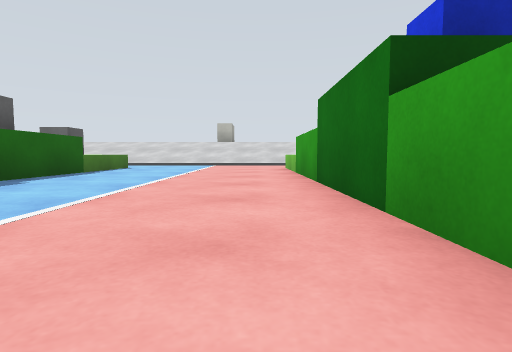
view 1 (above)

22 first-person views from a walk through a Gazebo world. The camera is 0.2 m above the floor, tilts 4° down and sees 80° across. The floor is counted in squares, 0.5 m on a side. Each view is taken from the middle of a square. On the plan, view 1 faces up. The plan holds only what a view shows up to about 9 squares ahead; the rest is blank. The place goes on beyond the plan. Robots are left out.

view 2
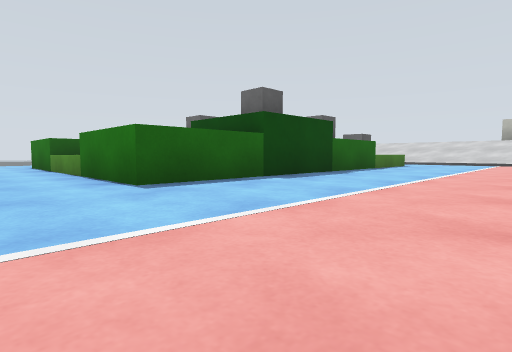

view 3
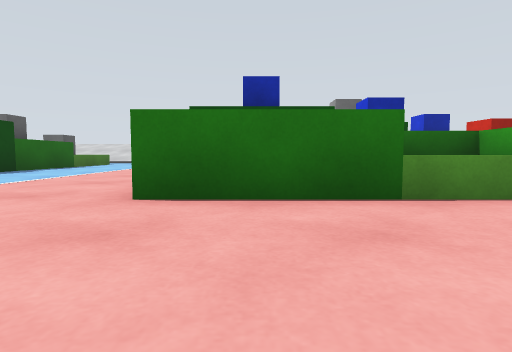

view 4
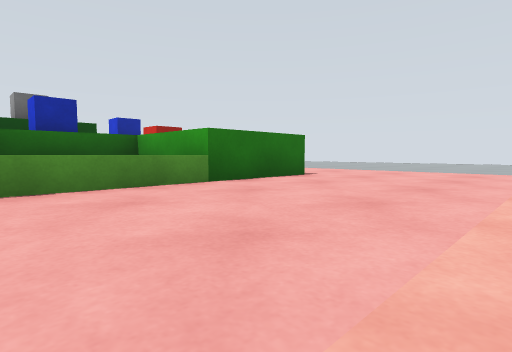

view 5
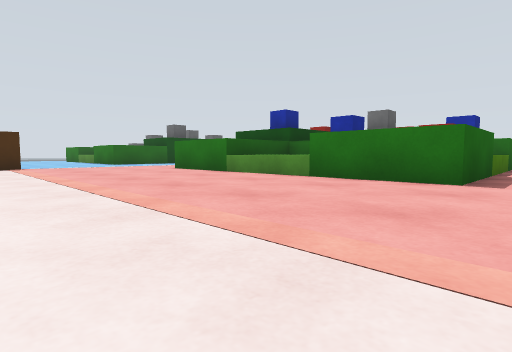

view 6
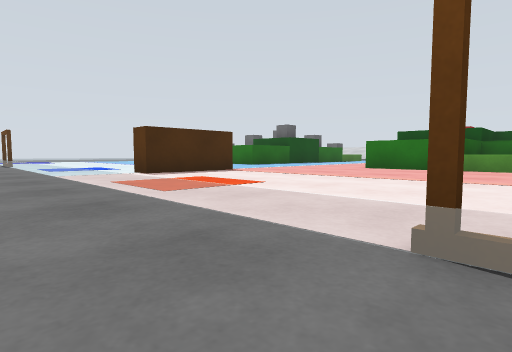

view 7
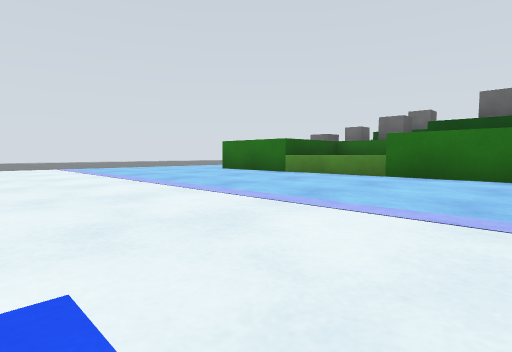

view 8
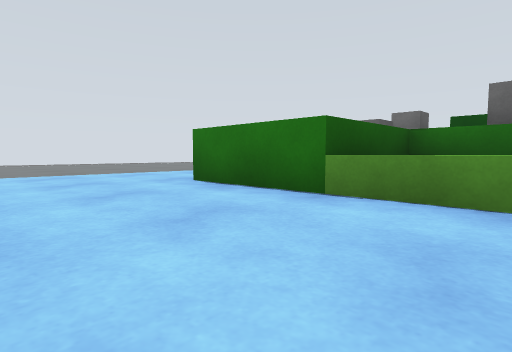

view 9
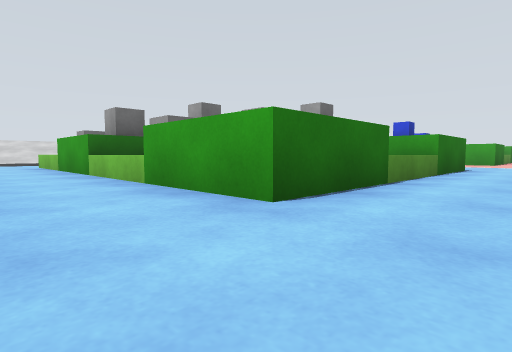

view 10
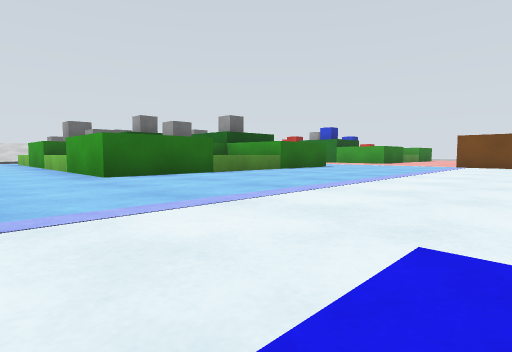

view 11
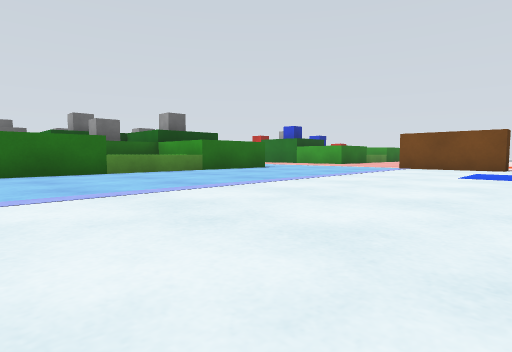

view 12
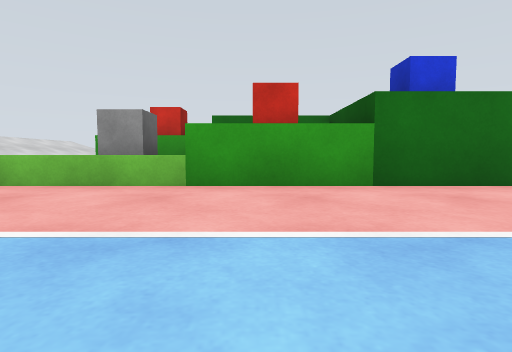

view 13
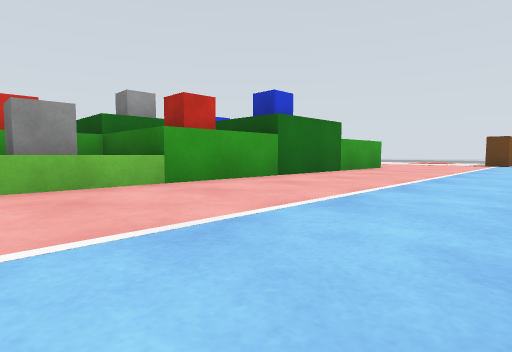

view 14
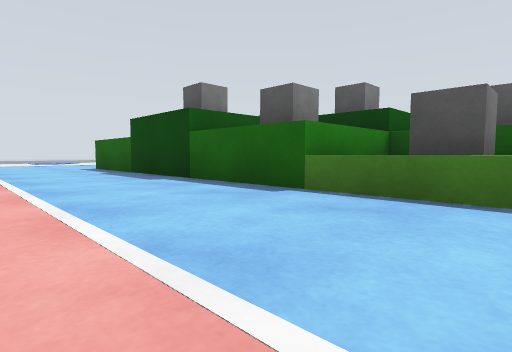

view 15
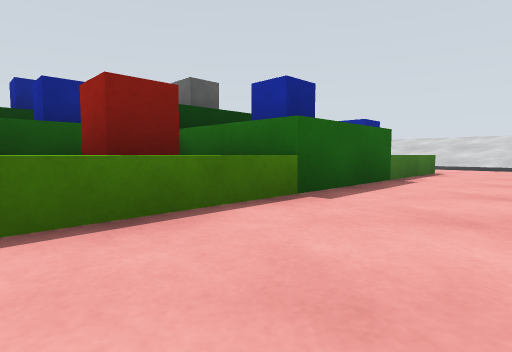

view 16
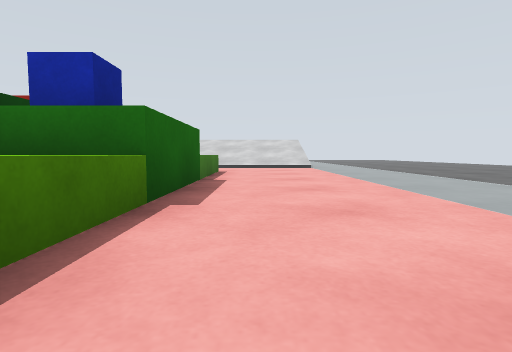

view 17
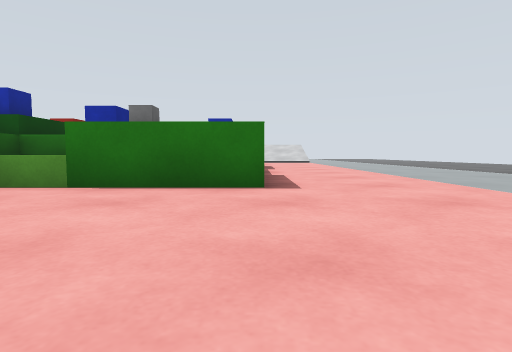

view 18
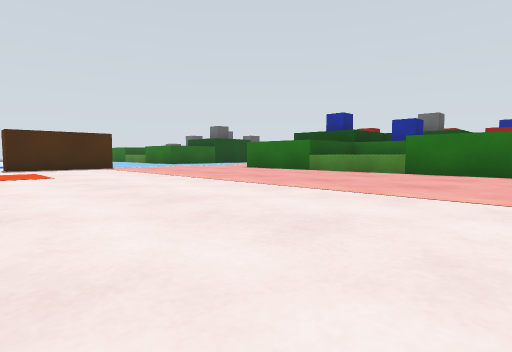

view 19
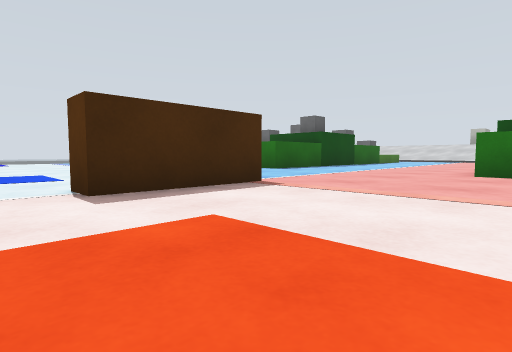

view 20
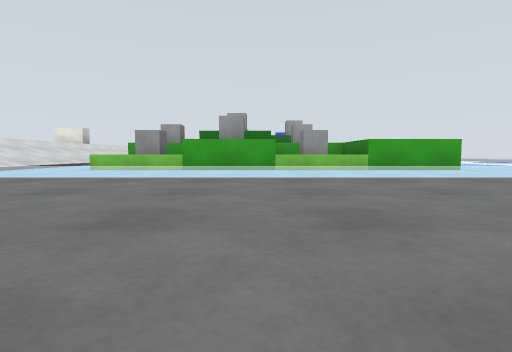

view 21
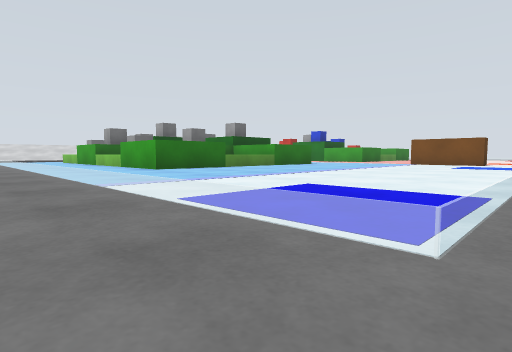

view 22
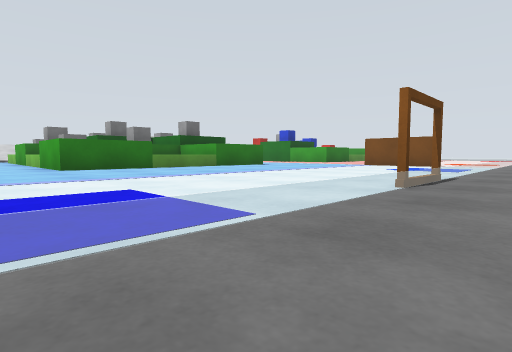

### Floor plan
Key: @ floor where view 1 was taken; # wall or solid block; . floor; = window, fence, low wall or low ledge; B green box; G grey box; L blue box; R red box; A rack.
Columns run from 19 left of view 1 to 14 right of it. Each row starts with its distance up from view 1.
  9     .=..B  BB  B....B  BB  B..=...
  8    ..=..BG GG GB....BG RR LB..=...
  7   ...=..B  BB  B....B  BB  B..=..
  6  ....=..BGBBBBGB....BRBBBBLB..=..
  5 .....=..BGBBBBGB....BRBBBBLB..=.
  4  ....=..BG    BB....BBBBB RB..=...
  3   ...=..BG GG BB....B BLL RB..=...
  2    ..=..B  BB  B....B BBB  B..=..
  1     .=..B BBBB B....B BBBB B..=.
  0    ..=..BBBBBBBB...@BBBBBBBB..=.
 -1   ...=........................=.
 -2   ...=........................=..
 -3     .=........................=..
 -4     .=...........##..........
 -5     .=...........##..........
 -6     .=...........##.........
 -7     .=......................
 -8     .. ===A.============.A
 -9       ......       ......

Positions as (right, up) in squares from view 1, and headings:
1: (0, 0), facing up
2: (0, -2), facing up-left
3: (2, -3), facing up
4: (3, -4), facing up-right
5: (9, -5), facing up-left
6: (5, -9), facing up-left
7: (-4, -6), facing up-left
8: (-7, -3), facing up-left
9: (-13, -2), facing up-right
10: (-13, -6), facing up-right
11: (-11, -7), facing up-right
12: (-3, 6), facing right
13: (-3, 9), facing down-right
14: (-1, 9), facing down-left
15: (10, 2), facing up-left
16: (9, 2), facing up
17: (8, -4), facing up
18: (8, -7), facing up-left
19: (2, -7), facing up-left
20: (-19, 5), facing right
21: (-15, -8), facing up-right
22: (-13, -9), facing up-right
